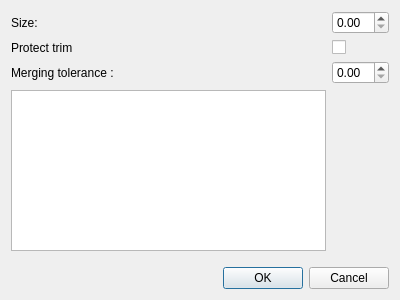
<?xml version="1.0" encoding="UTF-8"?>
<ui version="4.0">
 <class>CADMesherProtectInitializationDialog</class>
 <widget class="QDialog" name="CADMesherProtectInitializationDialog">
  <property name="geometry">
   <rect>
    <x>0</x>
    <y>0</y>
    <width>400</width>
    <height>300</height>
   </rect>
  </property>
  <property name="windowTitle">
   <string>CAD Mesher Protect Initialization</string>
  </property>
  <layout class="QVBoxLayout" name="verticalLayout">
   <item>
    <layout class="QGridLayout" name="gridLayout">
     <item row="1" column="0">
      <widget class="QLabel" name="label_2">
       <property name="text">
        <string>Size:</string>
       </property>
      </widget>
     </item>
     <item row="1" column="1">
      <widget class="QDoubleSpinBox" name="sizeSpinBox"/>
     </item>
     <item row="2" column="0">
      <widget class="QLabel" name="protectTrimL">
       <property name="text">
        <string>Protect trim</string>
       </property>
      </widget>
     </item>
     <item row="2" column="1">
      <widget class="QCheckBox" name="protectTrimCB"/>
     </item>
     <item row="3" column="0">
       <widget class="QLabel" name="mergingToleranceL">
         <property name="text">
           <string>Merging tolerance : </string>
         </property>
       </widget>
     </item>
     <item row="3" column="1">
       <widget class="QDoubleSpinBox" name="mergingToleranceSB"/>
     </item>
     <item row="4" column="0">
       <widget class="QListWidget" name="trimList"/>
     </item>
    </layout>
   </item>
   <item>
    <spacer name="verticalSpacer">
     <property name="orientation">
      <enum>Qt::Vertical</enum>
     </property>
     <property name="sizeHint" stdset="0">
      <size>
       <width>20</width>
       <height>40</height>
      </size>
     </property>
    </spacer>
   </item>
   <item>
    <widget class="QDialogButtonBox" name="buttonBox">
     <property name="standardButtons">
      <set>QDialogButtonBox::Cancel|QDialogButtonBox::Ok</set>
     </property>
    </widget>
   </item>
  </layout>
 </widget>
 <resources/>
 <connections/>
</ui>
